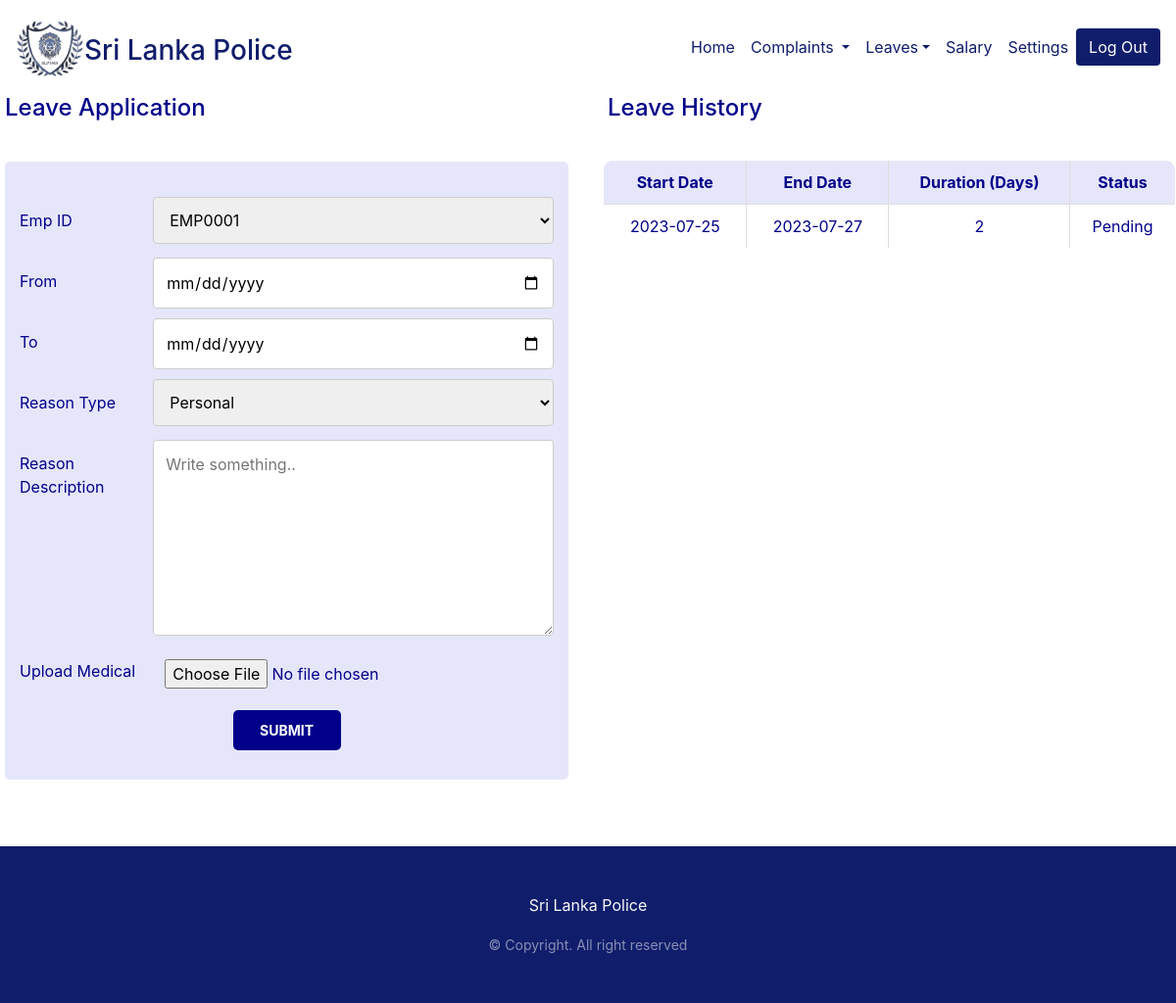
Before: /src/submit-leave-medical.php (signed in) with the older database file.
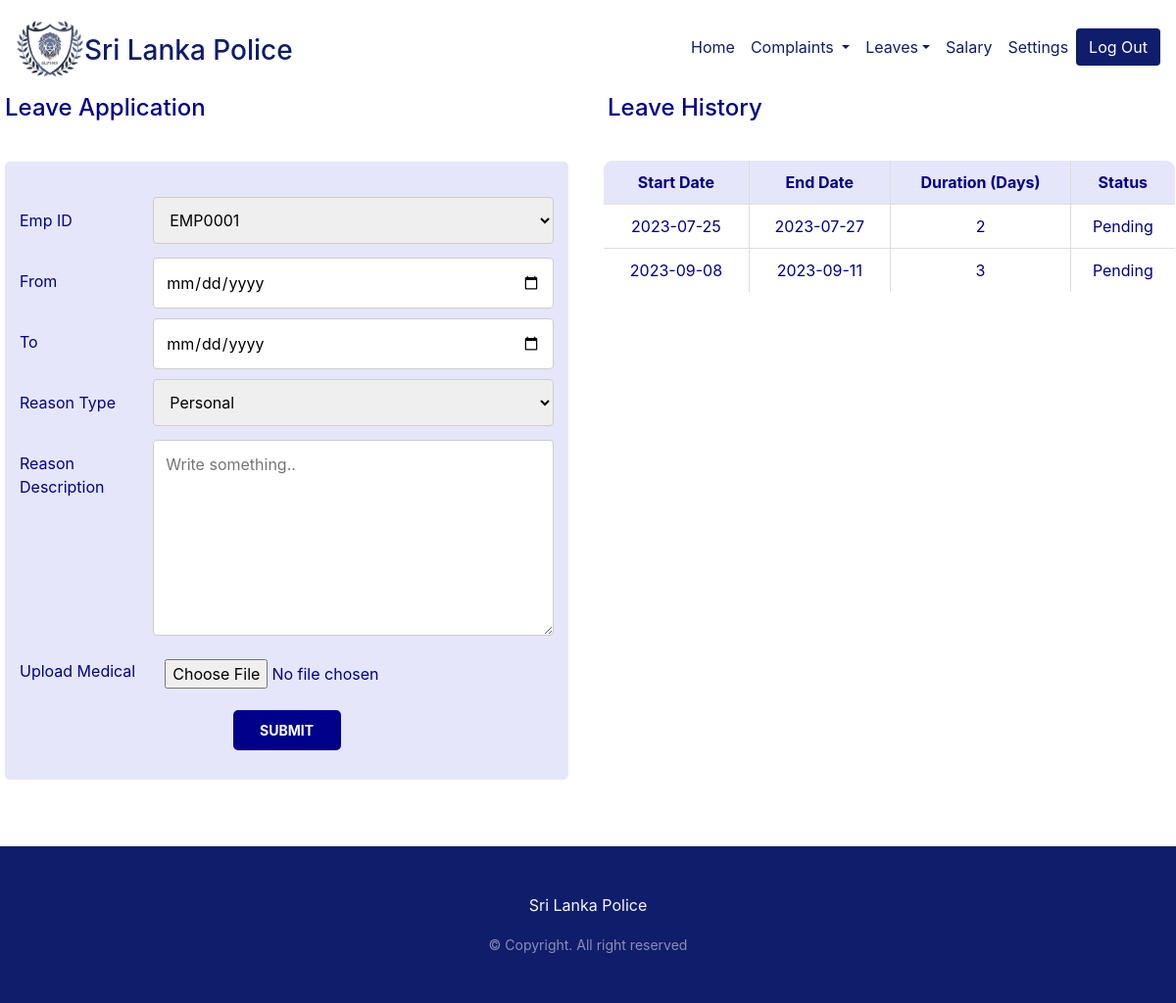
After: the same page with the newer database file.
### tables this page shows
CREATE TABLE `leaves` (
  `leaveID` int(11) NOT NULL,
  `empID` varchar(10) NOT NULL,
  `leave_start` date NOT NULL,
  `leave_end` date NOT NULL,
  `reason_type` varchar(50) NOT NULL,
  `reason` varchar(500) DEFAULT NULL,
  `medical` varchar(500) DEFAULT NULL,
  `status` int(11) NOT NULL DEFAULT 2
);

### src/classes/class-leave.php (called while the page is built, shortened)
<?php
class Leave{
    private $from_date;
    private $to_date;
    public function __construct($emp_id, $from_date, $to_date, $reason_type, $reason_desc, $upload_medical){
        $this->from_date = $from_date;
        $this->to_date = $to_date;
    }
    public function durationCal(){
        $start_date = date_create($this->from_date);
        $end_date = date_create($this->to_date);
        $difference = date_diff($start_date, $end_date);
        return($difference->d);
    }
}
?>

### src/submit-leave-medical.php (the view, shortened to what the rows shown need)
<?php
require "./classes/class-leave.php";
$dbcon = new DBConnector();
$con = $dbcon->getConnection();
?>
<!doctype html>
<html lang="en">
<head>
    <link rel="stylesheet" href="../css/index.css">
    <link rel="stylesheet" href="../css/calculate-salary.css">
    <link rel="stylesheet" href="../css/submit-leave-medical.css">
    <link rel="stylesheet" href="https://cdnjs.cloudflare.com/ajax/libs/font-awesome/4.7.0/css/font-awesome.min.css">
    <link rel="stylesheet" href="https://cdn.jsdelivr.net/npm/bootstrap@4.6.2/dist/css/bootstrap.min.css"
>
</head>
<body>
    <div>
        <div class="row mt-5">
            <div class="col-50">
                <div class="containerx">
                    <form action="apply-leave.php" method="POST" enctype="multipart/form-data">
                        <div class="row">
                            <div class="col-75">
                                <select id="emp_id" name="emp_id" required>
                                    <?php
                                    if(isset($_SESSION['username'])){
                                    $username = $_SESSION['username'];
                                    $query1 = "SELECT * FROM login";
                                    $pstmt1 = $con->prepare($query1);
                                    $pstmt1->execute();
                                    $rows = $pstmt1->fetchAll(PDO::FETCH_ASSOC);
                                    foreach ($rows as $row){
                                        if($row['username']==$username){
                                            $emp_id = $row['empID'];
                                        }
                                    }
                                } else{
                                    $emp_id = "";
                                }
                                ?>
                                    <option value="<?php echo $emp_id; ?>"><?php echo $emp_id; ?></option>
                                </select>
                            </div>
                        </div>
                    </form>
                </div>
            </div>
            <div class="col-50 mt-5">
                <div class="row">
                    <div class="col-md" style="overflow-x: auto;">
                        <table class="table-con">
                            <thead>
                                <tr>
                                    <th>Start Date</th>
                                    <th>End Date</th>
                                    <th>Duration (Days)</th>
                                    <th>Status</th>
                                </tr>
                            </thead>
                            <tbody>
                                <?php
                                if(isset($_SESSION['username'])){
                                    $username = $_SESSION['username'];
                                    $query1 = "SELECT * FROM login";
                                    $pstmt1 = $con->prepare($query1);
                                    $pstmt1->execute();
                                    $rows = $pstmt1->fetchAll(PDO::FETCH_ASSOC);
                                    foreach ($rows as $row){
                                        if($row['username']==$username){
                                            $emp_id = $row['empID'];
                                        }
                                    }
                                } else{
                                    $emp_id = "";
                                }
                                $query2 = "SELECT * FROM leaves";
                                $pstmt2 = $con->prepare($query2);
                                $pstmt2->execute();
                                $rs = $pstmt2->fetchAll(PDO::FETCH_OBJ);
                                foreach ($rs as $employee){
                                    if($employee->empID==$emp_id){
                                        $leaveObject = new Leave(NULL, $employee->leave_start, $employee->leave_end, NULL, NULL, NULL);
                                        $leaveObject->setCon($con);
                                        $duration = $leaveObject->durationCal();
                                        if ($employee->status==0){
                                            $status = "Rejected";
                                        } elseif($employee->status==1){
                                            $status = "Accepted";
                                        } else{
                                            $status = "Pending";
                                        }
                                ?>
                                <tr>
                                    <td><?php echo $employee->leave_start; ?></td>
                                    <td><?php echo $employee->leave_end; ?></td>
                                    <td><?php echo $duration ?></td>
                                    <td><?php echo $status ?></td>
                                </tr>
                                <?php
                                    }
                                }
                                ?>
                            </tbody>
                        </table>
                    </div>
                </div>
            </div>
        </div>
    </div>
</body>
</html>

Changed rows visible on the page:
added leaves: leave_start "2023-09-08", leave_end "2023-09-11", duration "3", status "Pending"
